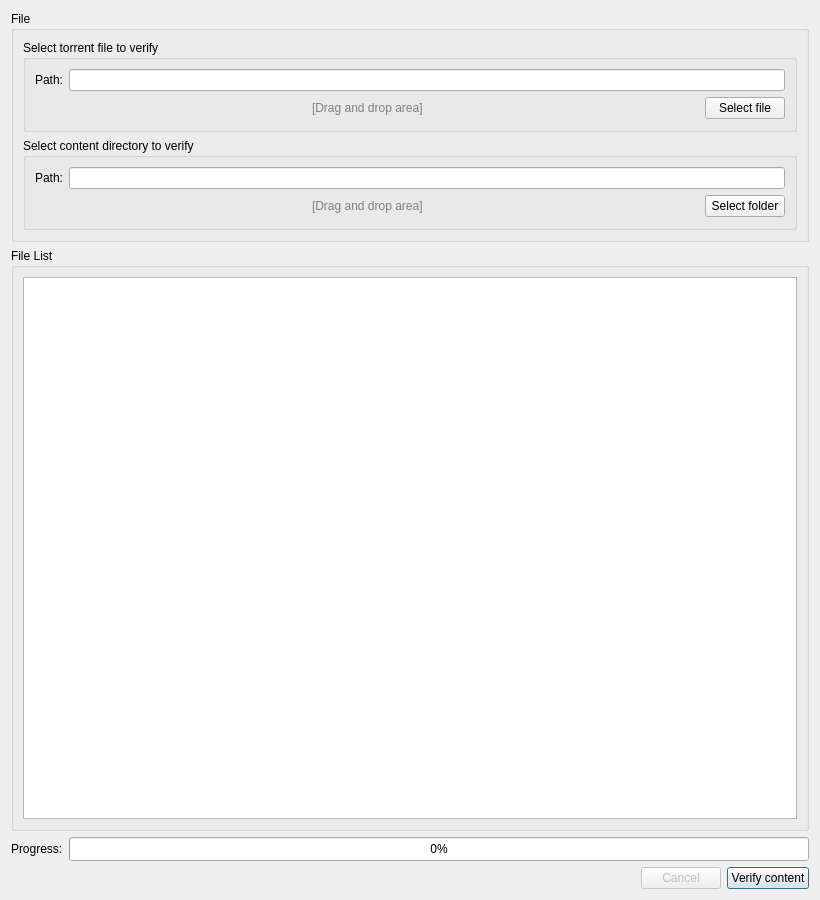
<widget class="QWidget" name="pageVerifyScroll"><property name="geometry"><rect><x>0</x><y>0</y><width>820</width><height>900</height></rect></property><layout class="QVBoxLayout" name="vboxVerify">
         <item>
          <widget class="QGroupBox" name="grpVerifyFile">
           <property name="sizePolicy"><sizepolicy hsizetype="Preferred" vsizetype="Fixed"><horstretch>0</horstretch><verstretch>0</verstretch></sizepolicy></property>
           <property name="title"><string>File</string></property>
           <layout class="QVBoxLayout" name="vboxVerifyFile">
            <item>
             <widget class="QGroupBox" name="grpVerifyTorrent">
              <property name="sizePolicy"><sizepolicy hsizetype="Preferred" vsizetype="Fixed"><horstretch>0</horstretch><verstretch>0</verstretch></sizepolicy></property>
              <property name="minimumSize"><size><width>0</width><height>92</height></size></property>
              <property name="acceptDrops"><bool>true</bool></property>
              <property name="title"><string>Select torrent file to verify</string></property>
              <layout class="QVBoxLayout" name="vboxVerifyTorrent">
               <item>
                <layout class="QHBoxLayout" name="hboxVerifyTorrentPath">
                 <item><widget class="QLabel" name="lblVerifyTorrentPath"><property name="text"><string>Path:</string></property></widget></item>
                 <item><widget class="QLineEdit" name="editVerifyTorrentPath"><property name="accessibleName"><string>Torrent file to verify</string></property></widget></item>
                </layout>
               </item>
               <item>
                <layout class="QHBoxLayout" name="hboxVerifyTorrentButtons">
                 <item><spacer name="spcVerifyTorrentLeft"><property name="orientation"><enum>Qt::Horizontal</enum></property><property name="sizeHint" stdset="0"><size><width>40</width><height>20</height></size></property></spacer></item>
                 <item><widget class="QLabel" name="lblVerifyDropArea"><property name="styleSheet"><string notr="true">color: gray;</string></property><property name="text"><string>[Drag and drop area]</string></property></widget></item>
                 <item><spacer name="spcVerifyTorrentRight"><property name="orientation"><enum>Qt::Horizontal</enum></property><property name="sizeHint" stdset="0"><size><width>40</width><height>20</height></size></property></spacer></item>
                 <item><widget class="QPushButton" name="btnVerifySelectFile"><property name="sizePolicy"><sizepolicy hsizetype="Fixed" vsizetype="Fixed"><horstretch>0</horstretch><verstretch>0</verstretch></sizepolicy></property><property name="text"><string>Select file</string></property><property name="icon"><iconset resource="resources/TorrentCraft.qrc">:/torrentcraft/icons/open-torrent.svg</iconset></property></widget></item>
                </layout>
               </item>
              </layout>
             </widget>
            </item>
            <item>
             <widget class="QGroupBox" name="grpVerifyContent">
              <property name="sizePolicy"><sizepolicy hsizetype="Preferred" vsizetype="Fixed"><horstretch>0</horstretch><verstretch>0</verstretch></sizepolicy></property>
              <property name="minimumSize"><size><width>0</width><height>92</height></size></property>
              <property name="acceptDrops"><bool>true</bool></property>
              <property name="title"><string>Select content directory to verify</string></property>
              <layout class="QVBoxLayout" name="vboxVerifyContent">
               <item>
                <layout class="QHBoxLayout" name="hboxVerifyContentPath">
                 <item><widget class="QLabel" name="lblVerifyContentPath"><property name="text"><string>Path:</string></property></widget></item>
                 <item><widget class="QLineEdit" name="editVerifyContentPath"><property name="accessibleName"><string>Content directory to verify</string></property></widget></item>
                </layout>
               </item>
               <item>
                <layout class="QHBoxLayout" name="hboxVerifyContentButtons">
                 <item><spacer name="spcVerifyContentLeft"><property name="orientation"><enum>Qt::Horizontal</enum></property><property name="sizeHint" stdset="0"><size><width>40</width><height>20</height></size></property></spacer></item>
                 <item><widget class="QLabel" name="lblVerifyContentDropArea"><property name="styleSheet"><string notr="true">color: gray;</string></property><property name="text"><string>[Drag and drop area]</string></property></widget></item>
                 <item><spacer name="spcVerifyContentRight"><property name="orientation"><enum>Qt::Horizontal</enum></property><property name="sizeHint" stdset="0"><size><width>40</width><height>20</height></size></property></spacer></item>
                 <item><widget class="QPushButton" name="btnVerifySelectFolder"><property name="sizePolicy"><sizepolicy hsizetype="Fixed" vsizetype="Fixed"><horstretch>0</horstretch><verstretch>0</verstretch></sizepolicy></property><property name="text"><string>Select folder</string></property><property name="icon"><iconset resource="resources/TorrentCraft.qrc">:/torrentcraft/icons/open-folder.svg</iconset></property></widget></item>
                </layout>
               </item>
              </layout>
             </widget>
            </item>
           </layout>
          </widget>
         </item>
         <item>
          <widget class="QGroupBox" name="grpVerifyFields">
           <property name="sizePolicy"><sizepolicy hsizetype="Preferred" vsizetype="Expanding"><horstretch>0</horstretch><verstretch>1</verstretch></sizepolicy></property>
           <property name="minimumSize"><size><width>0</width><height>300</height></size></property>
           <property name="title"><string>File List</string></property>
           <layout class="QVBoxLayout" name="vboxVerifyFields">
            <item><widget class="QTreeView" name="treeVerifyFileList"><property name="editTriggers"><set>QAbstractItemView::NoEditTriggers</set></property><property name="sortingEnabled"><bool>true</bool></property><property name="accessibleName"><string>Verification file list</string></property></widget></item>
           </layout>
          </widget>
         </item>
         <item>
          <layout class="QHBoxLayout" name="hboxVerifyProgress">
           <item><widget class="QLabel" name="lblVerifyProgress"><property name="text"><string>Progress:</string></property></widget></item>
           <item><widget class="QProgressBar" name="progVerifyProgress"><property name="sizePolicy"><sizepolicy hsizetype="Expanding" vsizetype="Fixed"><horstretch>0</horstretch><verstretch>0</verstretch></sizepolicy></property><property name="minimumSize"><size><width>0</width><height>24</height></size></property><property name="value"><number>0</number></property></widget></item>
          </layout>
         </item>
         <item>
          <layout class="QHBoxLayout" name="hboxVerifyActions">
           <item><spacer name="spcVerifyActions"><property name="orientation"><enum>Qt::Horizontal</enum></property><property name="sizeHint" stdset="0"><size><width>40</width><height>20</height></size></property></spacer></item>
           <item><widget class="QPushButton" name="btnVerifyCancel"><property name="text"><string>Cancel</string></property><property name="icon"><iconset resource="resources/TorrentCraft.qrc">:/torrentcraft/icons/status-cancelled.svg</iconset></property><property name="enabled"><bool>false</bool></property></widget></item>
           <item><widget class="QPushButton" name="btnVerifyStart"><property name="text"><string>Verify content</string></property><property name="icon"><iconset resource="resources/TorrentCraft.qrc">:/torrentcraft/icons/torrent-verify.svg</iconset></property><property name="default"><bool>true</bool></property></widget></item>
          </layout>
         </item>
        </layout></widget>
